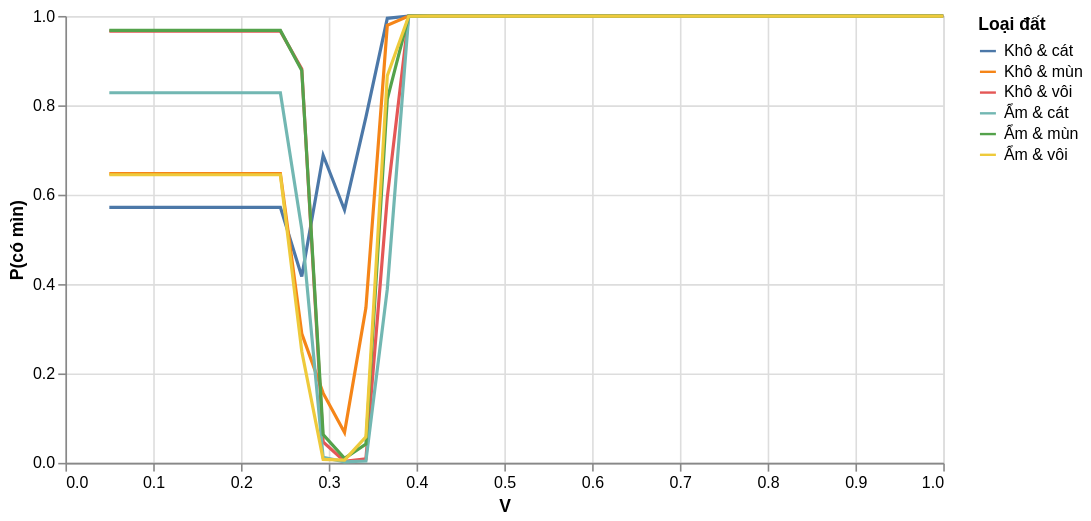

The notebook cell saved with this chart:
### Code cell
# Độ nhạy: P(có mìn) theo V ở từng loại đất (H = 0,3) — để thấy mô hình phản ứng có hợp lý không
grid = pd.DataFrame([{"V": v, "H": 0.3, "S": s} for s in core.SOIL_NAMES for v in np.linspace(0.05, 1, 40)])
grid["P(có mìn)"] = core.p_mine_of(core.load_bundle()["detector"], grid[["V", "H", "S"]].values)
grid["Loại đất"] = grid["S"].map(core.SOIL_NAMES)
alt.Chart(grid).mark_line().encode(x="V", y="P(có mìn)", color="Loại đất").properties(width=550, height=280)

### Figure 1 — Vega-Lite specification as saved in the notebook (floating-point values rounded to 4 significant figures; data arrays with more than 128 entries replaced by an {"elided": "..."} marker saying what was removed)
{"config": {"view": {"continuousWidth": 300, "continuousHeight": 300}}, "data": {"name": "data-0ec3ea7a4bfa5e70433d1e1e1c626633"}, "mark": {"type": "line"}, "encoding": {"color": {"field": "Loại đất", "type": "nominal"}, "x": {"field": "V", "type": "quantitative"}, "y": {"field": "P(có mìn)", "type": "quantitative"}}, "height": 280, "width": 550, "$schema": "https://vega.github.io/schema/vega-lite/v5.20.1.json", "datasets": {"data-0ec3ea7a4bfa5e70433d1e1e1c626633": {"elided": "240 records"}}}
